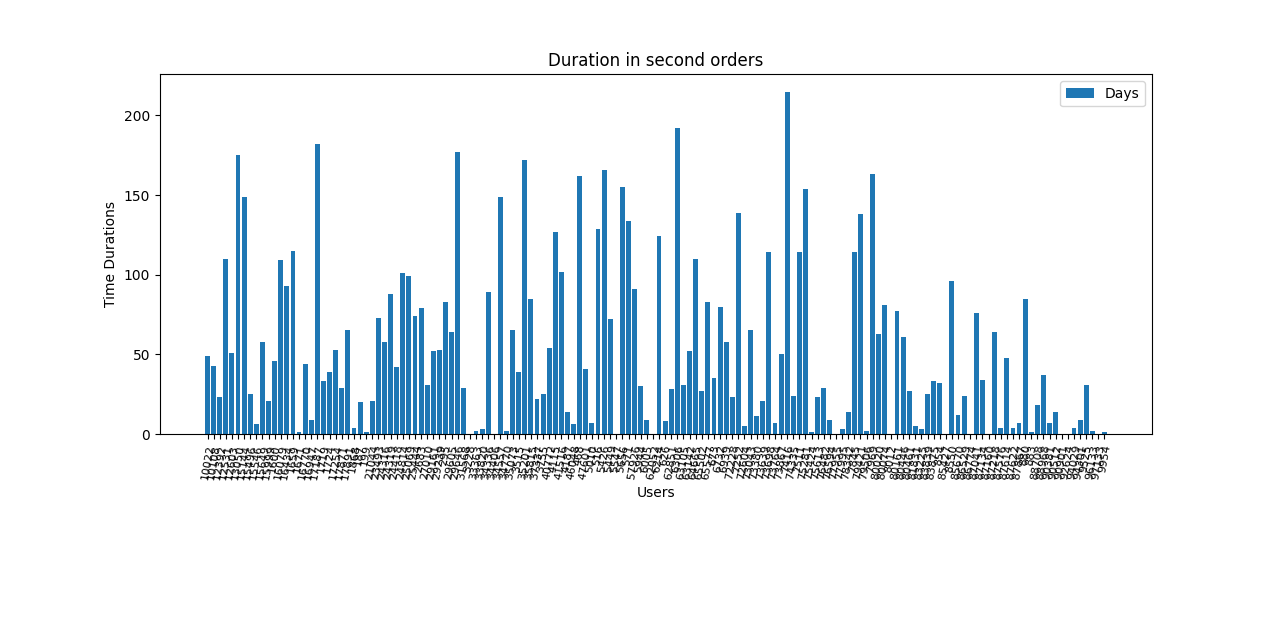

Generate this figure with Python:
import psycopg2
import matplotlib.pyplot as plt
import pandas as pd

try:
    con = psycopg2.connect(
        host = 'thevintagebar.cfq6jedl25zx.us-east-2.rds.amazonaws.com',
        database = 'postgres',
        user = 'postgres',
        password = 'TvB2018!'
    )

    cur = con.cursor()
    sql = '''with rows as
            (
                select oc.user_id, oc."timestamp", row_number() over (partition by oc.user_id order by oc."timestamp") as rn  
                from web_store_backend_prod.order_completed oc 
                left join personas_prod.users u on u.id = oc.user_id 
                where u.rfm_best_and_loyal_customers = true 
                group by oc.user_id, oc."timestamp" order by oc.user_id,oc."timestamp" asc 
            )
            select oc1.user_id, date_part('day', oc2.timestamp - oc1.timestamp) as duration
            from rows oc1
            join rows oc2
            on oc1.user_id = oc2.user_id 
            where oc1.rn < oc2.rn and oc2.rn = 2
            '''

    cur.execute(sql)
    rs = cur.fetchall()
    cur.close()
    
    df = pd.DataFrame(rs, columns=['user_id', 'duration'])
    df.head()
    #df.sort_values(by='days_since_last_transaction', ascending=True)
    categories = df['user_id']
    total_orders = df['duration']
    plt.subplots_adjust(bottom=0.30)
    plt.xticks(rotation=80, fontsize=8)
    plt.bar(categories, total_orders, label = 'Days')
    plt.xlabel("Users")
    plt.ylabel("Time Durations")
    plt.title("Duration in second orders")
    plt.legend()
    plt.show()


    plt.pie(total_orders,labels = categories, autopct = '%.2f%%')
    #plt.pie(total_orders,labels = categories, autopct = '%.2f%%', startangle=90)
    #plt.axis('equal')
    #plt.tight_layout()
    #plt.pie(total_orders,labels = categories, autopct='%1.0f%%', pctdistance=1.1, labeldistance=1.2)
    plt.title('Duration in second orders')
    plt.legend()
    #plt.legend(total_orders, categories, loc="best")
    plt.show()

except (Exception, psycopg2.DatabaseError) as error:
    print(error)

finally:
    if con is not None:
        con.close()
        print("Database connection closed!")
